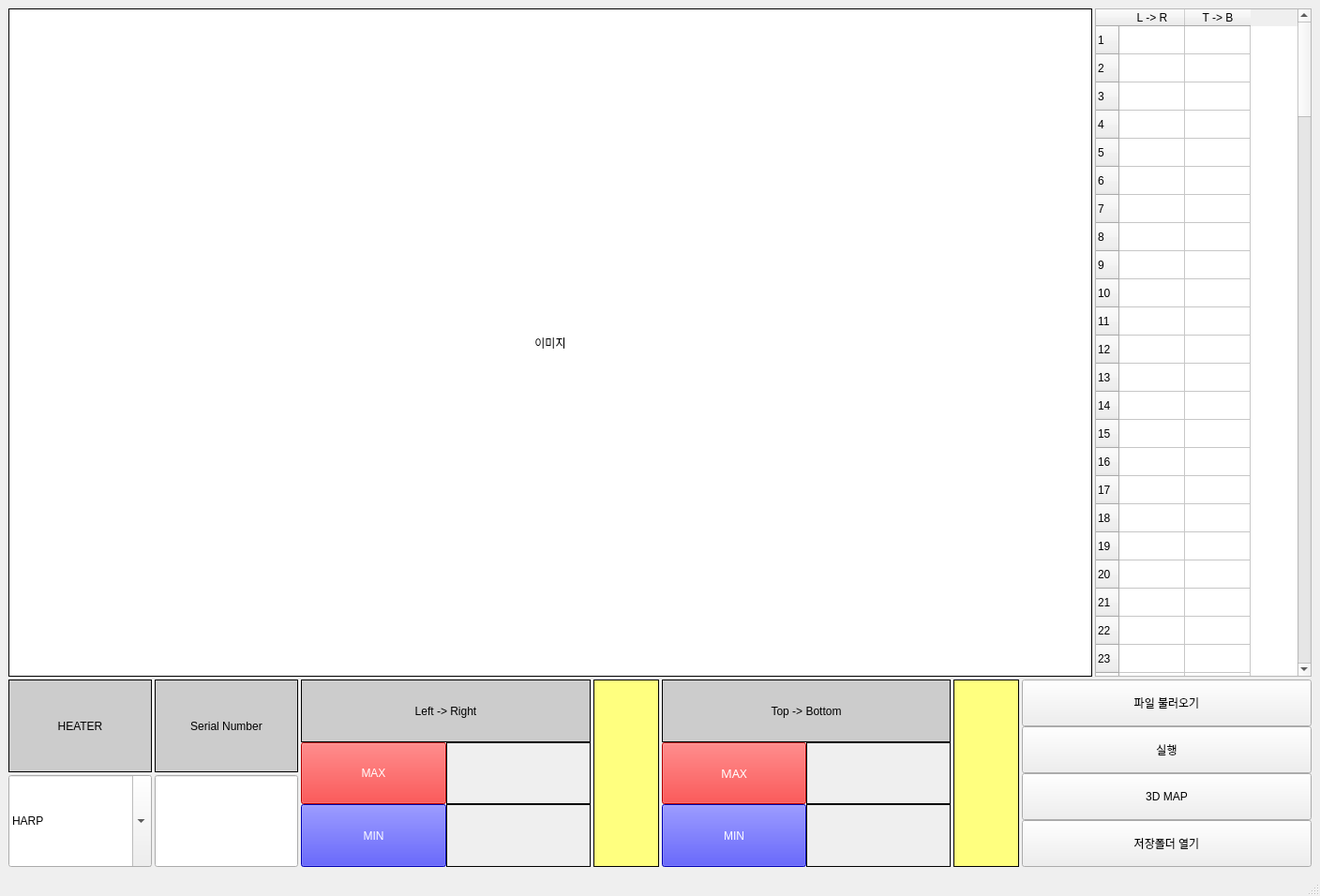
<?xml version="1.0" encoding="UTF-8"?>
<ui version="4.0">
 <class>MainWindow</class>
 <widget class="QMainWindow" name="MainWindow">
  <property name="geometry">
   <rect>
    <x>0</x>
    <y>0</y>
    <width>1408</width>
    <height>956</height>
   </rect>
  </property>
  <property name="windowTitle">
   <string>MainWindow</string>
  </property>
  <widget class="QWidget" name="centralwidget">
   <layout class="QGridLayout" name="gridLayout">
    <item row="0" column="0">
     <layout class="QVBoxLayout" name="verticalLayout" stretch="15,0">
      <property name="spacing">
       <number>3</number>
      </property>
      <property name="bottomMargin">
       <number>0</number>
      </property>
      <item>
       <layout class="QHBoxLayout" name="horizontalLayout" stretch="5,1">
        <property name="spacing">
         <number>3</number>
        </property>
        <item>
         <layout class="QVBoxLayout" name="verticalLayout_5">
          <item>
           <widget class="QLabel" name="label">
            <property name="minimumSize">
             <size>
              <width>200</width>
              <height>200</height>
             </size>
            </property>
            <property name="layoutDirection">
             <enum>Qt::LeftToRight</enum>
            </property>
            <property name="autoFillBackground">
             <bool>false</bool>
            </property>
            <property name="styleSheet">
             <string notr="true">background-color: rgb(255, 255, 255);</string>
            </property>
            <property name="frameShape">
             <enum>QFrame::Box</enum>
            </property>
            <property name="text">
             <string>이미지</string>
            </property>
            <property name="alignment">
             <set>Qt::AlignCenter</set>
            </property>
            <property name="wordWrap">
             <bool>false</bool>
            </property>
           </widget>
          </item>
         </layout>
        </item>
        <item>
         <layout class="QVBoxLayout" name="verticalLayout_2" stretch="0">
          <property name="spacing">
           <number>0</number>
          </property>
          <item>
           <widget class="QTableWidget" name="tableWidget">
            <property name="lineWidth">
             <number>1</number>
            </property>
            <property name="dragDropMode">
             <enum>QAbstractItemView::DragOnly</enum>
            </property>
            <property name="selectionMode">
             <enum>QAbstractItemView::ContiguousSelection</enum>
            </property>
            <property name="gridStyle">
             <enum>Qt::SolidLine</enum>
            </property>
            <property name="sortingEnabled">
             <bool>true</bool>
            </property>
            <property name="rowCount">
             <number>157</number>
            </property>
            <property name="columnCount">
             <number>2</number>
            </property>
            <attribute name="horizontalHeaderDefaultSectionSize">
             <number>70</number>
            </attribute>
            <row/>
            <row/>
            <row/>
            <row/>
            <row/>
            <row/>
            <row/>
            <row/>
            <row/>
            <row/>
            <row/>
            <row/>
            <row/>
            <row/>
            <row/>
            <row/>
            <row/>
            <row/>
            <row/>
            <row/>
            <row/>
            <row/>
            <row/>
            <row/>
            <row/>
            <row/>
            <row/>
            <row/>
            <row/>
            <row/>
            <row/>
            <row/>
            <row/>
            <row/>
            <row/>
            <row/>
            <row/>
            <row/>
            <row/>
            <row/>
            <row/>
            <row/>
            <row/>
            <row/>
            <row/>
            <row/>
            <row/>
            <row/>
            <row/>
            <row/>
            <row/>
            <row/>
            <row/>
            <row/>
            <row/>
            <row/>
            <row/>
            <row/>
            <row/>
            <row/>
            <row/>
            <row/>
            <row/>
            <row/>
            <row/>
            <row/>
            <row/>
            <row/>
            <row/>
            <row/>
            <row/>
            <row/>
            <row/>
            <row/>
            <row/>
            <row/>
            <row/>
            <row/>
            <row/>
            <row/>
            <row/>
            <row/>
            <row/>
            <row/>
            <row/>
            <row/>
            <row/>
            <row/>
            <row/>
            <row/>
            <row/>
            <row/>
            <row/>
            <row/>
            <row/>
            <row/>
            <row/>
            <row/>
            <row/>
            <row/>
            <row/>
            <row/>
            <row/>
            <row/>
            <row/>
            <row/>
            <row/>
            <row/>
            <row/>
            <row/>
            <row/>
            <row/>
            <row/>
            <row/>
            <row/>
            <row/>
            <row/>
            <row/>
            <row/>
            <row/>
            <row/>
            <row/>
            <row/>
            <row/>
            <row/>
            <row/>
            <row/>
            <row/>
            <row/>
            <row/>
            <row/>
            <row/>
            <row/>
            <row/>
            <row/>
            <row/>
            <row/>
            <row/>
            <row/>
            <row/>
            <row/>
            <row/>
            <row/>
            <row/>
            <row/>
            <row/>
            <row/>
            <row/>
            <row/>
            <row/>
            <row/>
            <row/>
            <row/>
            <row/>
            <row/>
            <row/>
            <row/>
            <column>
             <property name="text">
              <string>L -&gt; R</string>
             </property>
            </column>
            <column>
             <property name="text">
              <string>T -&gt; B</string>
             </property>
            </column>
           </widget>
          </item>
         </layout>
        </item>
       </layout>
      </item>
      <item>
       <layout class="QHBoxLayout" name="horizontalLayout_2" stretch="1,1,0,1,0,1">
        <property name="spacing">
         <number>3</number>
        </property>
        <item>
         <layout class="QVBoxLayout" name="verticalLayout_3" stretch="0,0">
          <property name="spacing">
           <number>3</number>
          </property>
          <item>
           <layout class="QHBoxLayout" name="horizontalLayout_5" stretch="1,1">
            <property name="spacing">
             <number>3</number>
            </property>
            <item>
             <widget class="QLabel" name="label_3">
              <property name="styleSheet">
               <string notr="true">background-color: rgb(204, 204, 204);
font: 75 12pt &quot;Arial&quot;;
</string>
              </property>
              <property name="frameShape">
               <enum>QFrame::Box</enum>
              </property>
              <property name="text">
               <string>HEATER</string>
              </property>
              <property name="alignment">
               <set>Qt::AlignCenter</set>
              </property>
             </widget>
            </item>
            <item>
             <widget class="QLabel" name="label_2">
              <property name="styleSheet">
               <string notr="true">background-color: rgb(204, 204, 204);

font: 75 12pt &quot;Arial&quot;;</string>
              </property>
              <property name="frameShape">
               <enum>QFrame::Box</enum>
              </property>
              <property name="frameShadow">
               <enum>QFrame::Plain</enum>
              </property>
              <property name="text">
               <string>Serial Number</string>
              </property>
              <property name="alignment">
               <set>Qt::AlignCenter</set>
              </property>
             </widget>
            </item>
           </layout>
          </item>
          <item>
           <layout class="QHBoxLayout" name="horizontalLayout_4" stretch="1,1">
            <property name="spacing">
             <number>3</number>
            </property>
            <item>
             <widget class="QComboBox" name="comboBox">
              <property name="sizePolicy">
               <sizepolicy hsizetype="Preferred" vsizetype="Preferred">
                <horstretch>0</horstretch>
                <verstretch>0</verstretch>
               </sizepolicy>
              </property>
              <property name="layoutDirection">
               <enum>Qt::LeftToRight</enum>
              </property>
              <property name="autoFillBackground">
               <bool>false</bool>
              </property>
              <property name="styleSheet">
               <string notr="true">font: 14pt &quot;Arial&quot;;</string>
              </property>
              <property name="editable">
               <bool>true</bool>
              </property>
              <property name="currentIndex">
               <number>0</number>
              </property>
              <property name="frame">
               <bool>true</bool>
              </property>
              <item>
               <property name="text">
                <string>HARP</string>
               </property>
              </item>
              <item>
               <property name="text">
                <string>LAM</string>
               </property>
              </item>
              <item>
               <property name="text">
                <string>TEL</string>
               </property>
              </item>
              <item>
               <property name="text">
                <string>AKRA</string>
               </property>
              </item>
              <item>
               <property name="text">
                <string>TEOS</string>
               </property>
              </item>
              <item>
               <property name="text">
                <string>AIXTRON</string>
               </property>
              </item>
              <item>
               <property name="text">
                <string>P-CHUCK</string>
               </property>
              </item>
              <item>
               <property name="text">
                <string>MAHA MOLD</string>
               </property>
              </item>
              <item>
               <property name="text">
                <string>유진</string>
               </property>
              </item>
              <item>
               <property name="text">
                <string>ACL</string>
               </property>
              </item>
              <item>
               <property name="text">
                <string>TES</string>
               </property>
              </item>
             </widget>
            </item>
            <item>
             <widget class="QLineEdit" name="lineEdit">
              <property name="sizePolicy">
               <sizepolicy hsizetype="Expanding" vsizetype="Preferred">
                <horstretch>0</horstretch>
                <verstretch>0</verstretch>
               </sizepolicy>
              </property>
             </widget>
            </item>
           </layout>
          </item>
         </layout>
        </item>
        <item>
         <layout class="QVBoxLayout" name="verticalLayout_7">
          <property name="spacing">
           <number>0</number>
          </property>
          <item>
           <widget class="QLabel" name="label_9">
            <property name="styleSheet">
             <string notr="true">background-color: rgb(204, 204, 204);
font: 75 12pt &quot;Arial&quot;;
</string>
            </property>
            <property name="frameShape">
             <enum>QFrame::Box</enum>
            </property>
            <property name="text">
             <string>Left -&gt; Right</string>
            </property>
            <property name="alignment">
             <set>Qt::AlignCenter</set>
            </property>
           </widget>
          </item>
          <item>
           <layout class="QHBoxLayout" name="horizontalLayout_6">
            <property name="spacing">
             <number>0</number>
            </property>
            <item>
             <widget class="QPushButton" name="pushButton_3">
              <property name="sizePolicy">
               <sizepolicy hsizetype="Minimum" vsizetype="Preferred">
                <horstretch>0</horstretch>
                <verstretch>0</verstretch>
               </sizepolicy>
              </property>
              <property name="styleSheet">
               <string notr="true">background-color: rgb(255, 0, 0);
font: 75 10pt &quot;3ds&quot;;
color: rgb(255, 255, 255);</string>
              </property>
              <property name="text">
               <string>MAX</string>
              </property>
             </widget>
            </item>
            <item>
             <widget class="QLabel" name="label_max_1">
              <property name="styleSheet">
               <string notr="true">font: 75 9pt &quot;3ds&quot;;</string>
              </property>
              <property name="frameShape">
               <enum>QFrame::Box</enum>
              </property>
              <property name="text">
               <string/>
              </property>
              <property name="alignment">
               <set>Qt::AlignCenter</set>
              </property>
             </widget>
            </item>
           </layout>
          </item>
          <item>
           <layout class="QHBoxLayout" name="horizontalLayout_7">
            <property name="spacing">
             <number>0</number>
            </property>
            <item>
             <widget class="QPushButton" name="pushButton_4">
              <property name="sizePolicy">
               <sizepolicy hsizetype="Minimum" vsizetype="Preferred">
                <horstretch>0</horstretch>
                <verstretch>0</verstretch>
               </sizepolicy>
              </property>
              <property name="styleSheet">
               <string notr="true">background-color: rgb(0, 0, 255);
color: rgb(255, 255, 255);
font: 75 10pt &quot;3ds&quot;;</string>
              </property>
              <property name="text">
               <string>MIN</string>
              </property>
             </widget>
            </item>
            <item>
             <widget class="QLabel" name="label_min_1">
              <property name="styleSheet">
               <string notr="true">font: 75 9pt &quot;3ds&quot;;</string>
              </property>
              <property name="frameShape">
               <enum>QFrame::Box</enum>
              </property>
              <property name="text">
               <string/>
              </property>
              <property name="alignment">
               <set>Qt::AlignCenter</set>
              </property>
             </widget>
            </item>
           </layout>
          </item>
         </layout>
        </item>
        <item>
         <widget class="QLabel" name="label_result_1">
          <property name="minimumSize">
           <size>
            <width>70</width>
            <height>0</height>
           </size>
          </property>
          <property name="styleSheet">
           <string notr="true">font: 10pt &quot;3ds&quot;;
background-color: rgb(255, 255, 127);</string>
          </property>
          <property name="frameShape">
           <enum>QFrame::Box</enum>
          </property>
          <property name="text">
           <string/>
          </property>
          <property name="alignment">
           <set>Qt::AlignCenter</set>
          </property>
          <property name="margin">
           <number>30</number>
          </property>
         </widget>
        </item>
        <item>
         <layout class="QVBoxLayout" name="verticalLayout_8">
          <property name="spacing">
           <number>0</number>
          </property>
          <item>
           <widget class="QLabel" name="label_8">
            <property name="styleSheet">
             <string notr="true">background-color: rgb(204, 204, 204);
font: 75 12pt &quot;Arial&quot;;</string>
            </property>
            <property name="frameShape">
             <enum>QFrame::Box</enum>
            </property>
            <property name="text">
             <string>Top -&gt; Bottom</string>
            </property>
            <property name="alignment">
             <set>Qt::AlignCenter</set>
            </property>
           </widget>
          </item>
          <item>
           <layout class="QHBoxLayout" name="horizontalLayout_8">
            <property name="spacing">
             <number>0</number>
            </property>
            <item>
             <widget class="QPushButton" name="pushButton_5">
              <property name="sizePolicy">
               <sizepolicy hsizetype="Minimum" vsizetype="Preferred">
                <horstretch>0</horstretch>
                <verstretch>0</verstretch>
               </sizepolicy>
              </property>
              <property name="font">
               <font>
                <family>3ds</family>
                <pointsize>10</pointsize>
                <weight>9</weight>
                <italic>false</italic>
                <bold>false</bold>
               </font>
              </property>
              <property name="whatsThis">
               <string>&lt;html&gt;&lt;head/&gt;&lt;body&gt;&lt;p&gt;&lt;span style=&quot; font-size:16pt; font-weight:600;&quot;&gt;MAX&lt;/span&gt;&lt;/p&gt;&lt;/body&gt;&lt;/html&gt;</string>
              </property>
              <property name="styleSheet">
               <string notr="true">background-color: rgb(255, 0, 0);
font: 75 10pt &quot;3ds&quot;;
color: rgb(255, 255, 255);</string>
              </property>
              <property name="text">
               <string>MAX</string>
              </property>
             </widget>
            </item>
            <item>
             <widget class="QLabel" name="label_max_2">
              <property name="styleSheet">
               <string notr="true">font: 75 9pt &quot;3ds&quot;;</string>
              </property>
              <property name="frameShape">
               <enum>QFrame::Box</enum>
              </property>
              <property name="text">
               <string/>
              </property>
              <property name="alignment">
               <set>Qt::AlignCenter</set>
              </property>
             </widget>
            </item>
           </layout>
          </item>
          <item>
           <layout class="QHBoxLayout" name="horizontalLayout_9">
            <property name="spacing">
             <number>0</number>
            </property>
            <item>
             <widget class="QPushButton" name="pushButton_6">
              <property name="sizePolicy">
               <sizepolicy hsizetype="Minimum" vsizetype="Preferred">
                <horstretch>0</horstretch>
                <verstretch>0</verstretch>
               </sizepolicy>
              </property>
              <property name="styleSheet">
               <string notr="true">background-color: rgb(0, 0, 255);
color: rgb(255, 255, 255);
font: 75 10pt &quot;3ds&quot;;</string>
              </property>
              <property name="text">
               <string>MIN</string>
              </property>
             </widget>
            </item>
            <item>
             <widget class="QLabel" name="label_min_2">
              <property name="styleSheet">
               <string notr="true">font: 75 9pt &quot;3ds&quot;;</string>
              </property>
              <property name="frameShape">
               <enum>QFrame::Box</enum>
              </property>
              <property name="text">
               <string/>
              </property>
              <property name="alignment">
               <set>Qt::AlignCenter</set>
              </property>
             </widget>
            </item>
           </layout>
          </item>
         </layout>
        </item>
        <item>
         <widget class="QLabel" name="label_result_2">
          <property name="minimumSize">
           <size>
            <width>70</width>
            <height>0</height>
           </size>
          </property>
          <property name="styleSheet">
           <string notr="true">font: 10pt &quot;3ds&quot;;
background-color: rgb(255, 255, 127);</string>
          </property>
          <property name="frameShape">
           <enum>QFrame::Box</enum>
          </property>
          <property name="text">
           <string/>
          </property>
          <property name="alignment">
           <set>Qt::AlignCenter</set>
          </property>
          <property name="margin">
           <number>3</number>
          </property>
         </widget>
        </item>
        <item>
         <layout class="QVBoxLayout" name="verticalLayout_4" stretch="0,5,0,0">
          <property name="spacing">
           <number>0</number>
          </property>
          <item>
           <widget class="QPushButton" name="pushButton">
            <property name="sizePolicy">
             <sizepolicy hsizetype="Minimum" vsizetype="Preferred">
              <horstretch>1</horstretch>
              <verstretch>1</verstretch>
             </sizepolicy>
            </property>
            <property name="minimumSize">
             <size>
              <width>0</width>
              <height>50</height>
             </size>
            </property>
            <property name="autoFillBackground">
             <bool>true</bool>
            </property>
            <property name="text">
             <string>파일 불러오기</string>
            </property>
           </widget>
          </item>
          <item>
           <widget class="QPushButton" name="pushButton_2">
            <property name="sizePolicy">
             <sizepolicy hsizetype="Preferred" vsizetype="Preferred">
              <horstretch>1</horstretch>
              <verstretch>1</verstretch>
             </sizepolicy>
            </property>
            <property name="minimumSize">
             <size>
              <width>0</width>
              <height>50</height>
             </size>
            </property>
            <property name="styleSheet">
             <string notr="true">font: 75 11pt &quot;3ds&quot;;
</string>
            </property>
            <property name="text">
             <string>실행</string>
            </property>
           </widget>
          </item>
          <item>
           <widget class="QPushButton" name="make_3d_map">
            <property name="minimumSize">
             <size>
              <width>0</width>
              <height>50</height>
             </size>
            </property>
            <property name="text">
             <string>3D MAP</string>
            </property>
           </widget>
          </item>
          <item>
           <widget class="QPushButton" name="folder_open_button">
            <property name="sizePolicy">
             <sizepolicy hsizetype="Minimum" vsizetype="Minimum">
              <horstretch>0</horstretch>
              <verstretch>0</verstretch>
             </sizepolicy>
            </property>
            <property name="minimumSize">
             <size>
              <width>0</width>
              <height>50</height>
             </size>
            </property>
            <property name="text">
             <string>저장폴더 열기</string>
            </property>
            <property name="checkable">
             <bool>false</bool>
            </property>
           </widget>
          </item>
         </layout>
        </item>
       </layout>
      </item>
     </layout>
    </item>
   </layout>
  </widget>
  <widget class="QMenuBar" name="menubar">
   <property name="geometry">
    <rect>
     <x>0</x>
     <y>0</y>
     <width>1408</width>
     <height>21</height>
    </rect>
   </property>
  </widget>
  <widget class="QStatusBar" name="statusbar"/>
 </widget>
 <resources/>
 <connections/>
</ui>
